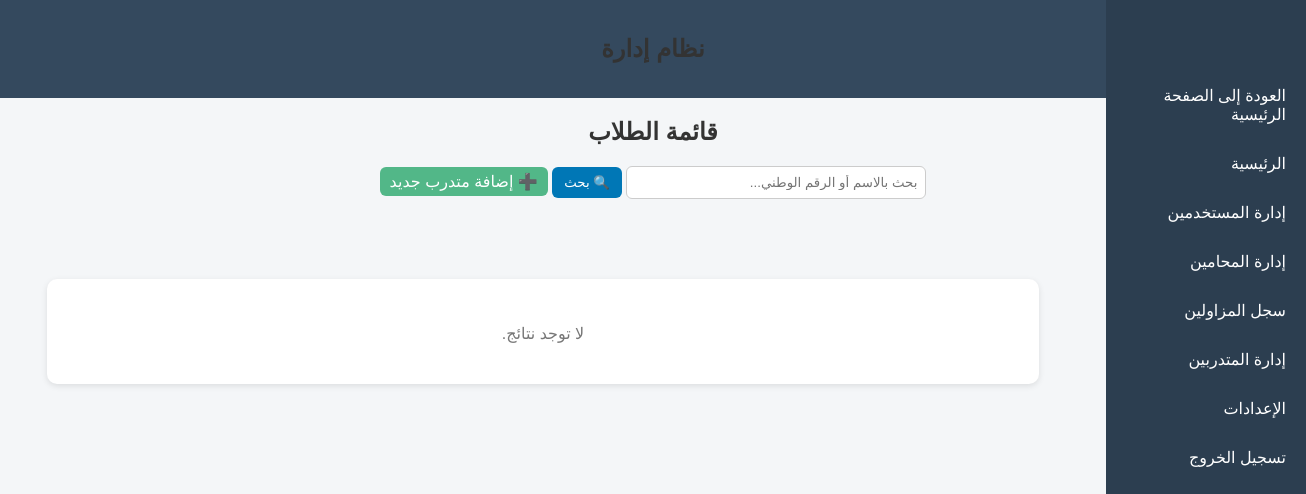
The app's page /admin/trainees/trainees.php (signed in), older data.
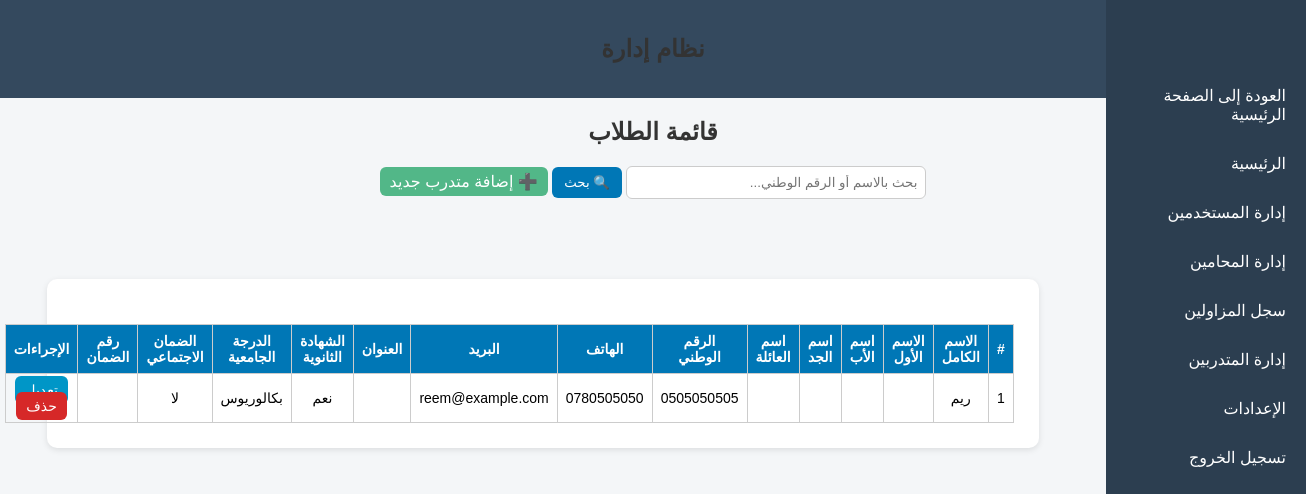
The same page, newer data.
### tables this page shows
CREATE TABLE `trainees` (
  `trainee_id` int(11) NOT NULL,
  `user_id` int(11) NOT NULL,
  `highschool_certificate` enum('نعم','لا') NOT NULL DEFAULT 'لا',
  `university_degree` enum('بكالوريوس','ماجستير','دكتوراه') DEFAULT NULL,
  `no_conviction_doc` varchar(255) DEFAULT NULL,
  `good_conduct_doc` varchar(255) DEFAULT NULL,
  `social_security` enum('نعم','لا') NOT NULL DEFAULT 'لا',
  `social_security_number` varchar(100) DEFAULT NULL,
  `created_at` datetime NOT NULL DEFAULT current_timestamp(),
  `updated_at` datetime NOT NULL DEFAULT current_timestamp() ON UPDATE current_timestamp(),
  `full_name` varchar(200) DEFAULT NULL,
  `first_name` varchar(100) DEFAULT NULL,
  `father_name` varchar(100) DEFAULT NULL,
  `grandfather_name` varchar(100) DEFAULT NULL,
  `family_name` varchar(100) DEFAULT NULL,
  `national_id` varchar(30) DEFAULT NULL,
  `phone` varchar(30) DEFAULT NULL,
  `email` varchar(150) DEFAULT NULL,
  `home_address` varchar(255) DEFAULT NULL
);

CREATE TABLE `users` (
  `user_id` int(11) NOT NULL,
  `full_name` varchar(200) NOT NULL,
  `national_id` varchar(30) NOT NULL,
  `phone` varchar(30) DEFAULT NULL,
  `email` varchar(150) NOT NULL,
  `address` varchar(255) DEFAULT NULL,
  `password` varchar(255) NOT NULL,
  `role` enum('trainee','lawyer','admin') NOT NULL DEFAULT 'trainee',
  `created_at` datetime NOT NULL DEFAULT current_timestamp(),
  `updated_at` datetime NOT NULL DEFAULT current_timestamp() ON UPDATE current_timestamp(),
  `first_name` varchar(100) DEFAULT NULL,
  `father_name` varchar(100) DEFAULT NULL,
  `grandfather_name` varchar(100) DEFAULT NULL,
  `family_name` varchar(100) DEFAULT NULL,
  `home_address` varchar(255) DEFAULT NULL,
  `office_address` varchar(255) DEFAULT NULL,
  `highschool_certificate` enum('نعم','لا') DEFAULT 'لا',
  `university_degree` enum('بكالوريوس','ماجستير','دكتوراه') DEFAULT NULL,
  `no_conviction_doc` varchar(255) DEFAULT NULL,
  `good_conduct_doc` varchar(255) DEFAULT NULL,
  `social_security` enum('نعم','لا') DEFAULT 'لا',
  `social_security_number` varchar(100) DEFAULT NULL
);

### admin/trainees/trainees.php (the view, shortened to what this page needs)
<?php
require_once("../../config/db.php");
include("../includes/header.php");
$search = $_GET['search'] ?? "";
$query = "
    SELECT s.*, u.full_name, u.first_name, u.father_name, u.grandfather_name, u.family_name,
           u.national_id, u.phone, u.email, u.home_address
    FROM trainees s
    JOIN users u ON s.user_id = u.user_id
";
$query .= " ORDER BY u.full_name ASC";
$stmt = $pdo->prepare($query);
if ($search) {
    $stmt->execute([":s" => "%$search%"]);
} else {
    $stmt->execute();
}
$trainees = $stmt->fetchAll(PDO::FETCH_ASSOC);
?>
<!DOCTYPE html>
<html lang="ar" dir="rtl">
<head>
<link rel="stylesheet" href="../../assets/css/admin.css">
</head>
<body>
<h2>قائمة الطلاب</h2>
<form method="GET">
    <input type="text" name="search" placeholder="بحث بالاسم أو الرقم الوطني..." value="<?= htmlspecialchars($search) ?>">
    <button type="submit">🔍 بحث</button>
    <a href="add_trainee.php" class="btn" style="background:#52b788;">➕ إضافة متدرب جديد</a>
</form>
<div class="admin-container">
<?php include("../includes/sidebar.php"); ?>
<div class="container">
<?php if ($trainees): ?>
<table>
<thead>
<tr>
    <th>#</th>
    <th>الاسم الكامل</th>
    <th>الاسم الأول</th>
    <th>اسم الأب</th>
    <th>اسم الجد</th>
    <th>اسم العائلة</th>
    <th>الرقم الوطني</th>
    <th>الهاتف</th>
    <th>البريد</th>
    <th>العنوان</th>
    <th>الشهادة الثانوية</th>
    <th>الدرجة الجامعية</th>
    <th>الضمان الاجتماعي</th>
    <th>رقم الضمان</th>
    <th>الإجراءات</th>
</tr>
</thead>
<tbody>
<?php foreach ($trainees as $i => $s): ?>
<tr>
    <td><?= $i+1 ?></td>
    <td><?= htmlspecialchars($s['full_name']) ?></td>
    <td><?= htmlspecialchars($s['first_name']) ?></td>
    <td><?= htmlspecialchars($s['father_name']) ?></td>
    <td><?= htmlspecialchars($s['grandfather_name']) ?></td>
    <td><?= htmlspecialchars($s['family_name']) ?></td>
    <td><?= htmlspecialchars($s['national_id']) ?></td>
    <td><?= htmlspecialchars($s['phone']) ?></td>
    <td><?= htmlspecialchars($s['email']) ?></td>
    <td><?= htmlspecialchars($s['home_address']) ?></td>
    <td><?= htmlspecialchars($s['highschool_certificate']) ?></td>
    <td><?= htmlspecialchars($s['university_degree']) ?></td>
    <td><?= htmlspecialchars($s['social_security']) ?></td>
    <td><?= htmlspecialchars($s['social_security_number']) ?></td>
    <td>
        <a class="btn edit-btn" href="edit_trainee.php?id=<?= $s['trainee_id'] ?>">تعديل</a>
        <a class="btn delete-btn" onclick="return confirm('هل أنت متأكد من حذف هذا المتدرب؟')" href="delete_trainee.php?id=<?= $s['trainee_id'] ?>">حذف</a>
    </td>
</tr>
<?php endforeach; ?>
</tbody>
</table>
<?php else: ?>
<p class="no-data">لا توجد نتائج.</p>
<?php endif; ?>
</div>
</div>
</body>
</html>

Row changes from the older to the newer data that the page shows:
added trainees: user.full_name "ريم", user.national_id "0505050505", user.phone "0780505050", user.email "reem@example.com", highschool_certificate "نعم", university_degree "بكالوريوس", social_security "لا"
Text that changed along with them:
text no longer shown: "لا توجد نتائج."
text now shown: "# الاسم الكامل الاسم الأول اسم الأب اسم الجد اسم العائلة الرقم الوطني الهاتف البريد العنوان الشهادة الثانوية الدرجة الجامعية الضمان الاجتماعي رقم الضمان الإجراءات"
